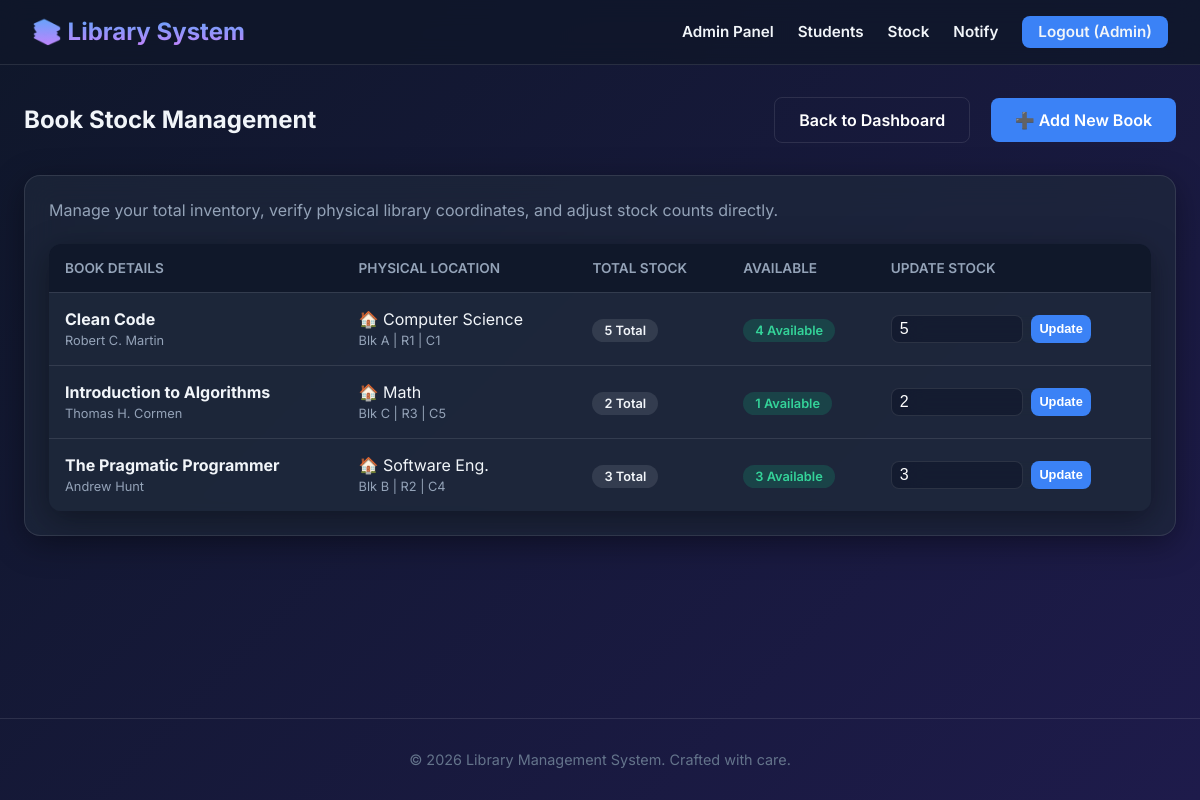
The page /admin/stock_management.php (signed in) on the database its author committed.
### tables this page shows
CREATE TABLE `books` (
  `id` int(11) NOT NULL AUTO_INCREMENT,
  `title` varchar(200) DEFAULT NULL,
  `author` varchar(200) DEFAULT NULL,
  `quantity` int(11) DEFAULT NULL,
  `available_quantity` int(11) DEFAULT NULL,
  `department` varchar(100) DEFAULT 'General',
  `block` varchar(10) DEFAULT 'A',
  `row_num` int(11) DEFAULT 1,
  `column_num` int(11) DEFAULT 1,
  PRIMARY KEY (`id`)
);

### admin/stock_management.php (the view, shortened to what this page needs)
<?php
include("../config/db.php");
include("../includes/header.php");
?>
<div style="display: flex; justify-content: space-between; align-items: center; margin-bottom: 2rem;">
    <h2>Book Stock Management</h2>
    <div>
        <a href="dashboard.php" class="btn" style="background: transparent; border: 1px solid var(--border-color); margin-right: 1rem;">Back to Dashboard</a>
        <a href="dashboard.php" class="btn">➕ Add New Book</a>
    </div>
</div>
<div class="card" style="padding: 1.5rem;">
    <p style="margin-bottom: 1.5rem; color: #94a3b8;">Manage your total inventory, verify physical library coordinates, and adjust stock counts directly.</p>
    <table class="table-premium">
        <thead>
            <tr>
                <th>Book Details</th>
                <th>Physical Location</th>
                <th>Total Stock</th>
                <th>Available</th>
                <th>Update Stock</th>
            </tr>
        </thead>
        <tbody>
            <?php
            $query = "SELECT * FROM books ORDER BY title ASC";
            $res = $conn->query($query);
            if($res->num_rows > 0):
                while($row=$res->fetch_assoc()):
            ?>
                <tr>
                    <td>
                        <strong><?php echo htmlspecialchars($row['title']); ?></strong><br>
                        <span style="font-size:0.8rem; color:#94a3b8;"><?php echo htmlspecialchars($row['author']); ?></span>
                    </td>
                    <td>
                        🏠 <?php echo htmlspecialchars($row['department']); ?><br>
                        <span style="font-size:0.8rem; color:#94a3b8;">
                            Blk <?php echo htmlspecialchars($row['block']); ?> | R<?php echo htmlspecialchars($row['row_num']); ?> | C<?php echo htmlspecialchars($row['column_num']); ?>
                        </span>
                    </td>
                    <td><span class="badge" style="background: rgba(255,255,255,0.1);"><?php echo $row['quantity']; ?> Total</span></td>
                    <td>
                        <?php if($row['available_quantity'] > 0): ?>
                            <span class="badge success"><?php echo $row['available_quantity']; ?> Available</span>
                        <?php else: ?>
                            <span class="badge warning">Out of Stock</span>
                        <?php endif; ?>
                    </td>
                    <td>
                        <form method="POST" style="margin:0; padding:0; background:none; border:none; box-shadow:none; display:flex; gap:0.5rem; max-width: 200px;">
                            <input type="number" name="new_qty" class="form-control" style="padding: 0.25rem 0.5rem;" value="<?php echo $row['quantity']; ?>" min="1">
                            <button type="submit" class="btn" style="padding: 0.25rem 0.5rem; font-size: 0.8rem;">Update</button>
                        </form>
                    </td>
                </tr>
            <?php
                endwhile;
            else:
            ?>
                <tr>
                    <td colspan="5" style="text-align: center; padding: 2rem; color: #94a3b8;">No books exist in the inventory.</td>
                </tr>
            <?php endif; ?>
        </tbody>
    </table>
</div>
<?php include("../includes/footer.php"); ?>

### includes/style.css (style rules this page uses)
:root { --bg-color: #0f172a; --text-color: #f1f5f9; --primary-color: #3b82f6; --primary-hover: #2563eb; --card-bg: rgba(30, 41, 59, 0.7); --border-color: rgba(255, 255, 255, 0.1); --glass-shadow: 0 8px 32px 0 rgba(0, 0, 0, 0.37); --success: #10b981; --danger: #ef4444; }
* { margin: 0; padding: 0; box-sizing: border-box; }
body { font-family: 'Inter', sans-serif; background: linear-gradient(135deg, #0f172a 0%, #1e1b4b 100%); color: var(--text-color); min-height: 100vh; display: flex; flex-direction: column; }
.card, form { background: var(--card-bg); backdrop-filter: blur(16px); border: 1px solid var(--border-color); border-radius: 16px; padding: 2rem; box-shadow: var(--glass-shadow); margin-bottom: 2rem; animation: fadeIn 0.5s ease-out; }
.form-control, input, select { width: 100%; padding: 0.75rem 1rem; border-radius: 8px; border: 1px solid var(--border-color); background: rgba(15, 23, 42, 0.6); color: white; font-size: 1rem; outline: none; transition: border-color 0.3s, box-shadow 0.3s; }
button, .btn { display: inline-block; background: var(--primary-color); color: white; border: none; padding: 0.75rem 1.5rem; border-radius: 8px; font-weight: 600; cursor: pointer; text-decoration: none; transition: background 0.3s, transform 0.1s; font-size: 1rem; }
.table-premium { width: 100%; border-collapse: collapse; margin-top: 1rem; background: var(--card-bg); border-radius: 12px; overflow: hidden; box-shadow: var(--glass-shadow); }
.table-premium th, .table-premium td { padding: 1rem; text-align: left; border-bottom: 1px solid var(--border-color); }
.table-premium th { background: rgba(15, 23, 42, 0.9); font-weight: 600; color: #94a3b8; text-transform: uppercase; font-size: 0.85rem; }
.table-premium tr:last-child td { border-bottom: none; }
.badge { padding: 0.25rem 0.75rem; border-radius: 9999px; font-size: 0.8rem; font-weight: 600; }
.badge.success { background: rgba(16, 185, 129, 0.2); color: #34d399; }

### rows shown on the page
books: title "Clean Code", author "Robert C. Martin", department "Computer Science", block "A", row_num "1", column_num "1", quantity "5", available_quantity "4", new_qty "5"
books: title "Introduction to Algorithms", author "Thomas H. Cormen", department "Math", block "C", row_num "3", column_num "5", quantity "2", available_quantity "1", new_qty "2"
books: title "The Pragmatic Programmer", author "Andrew Hunt", department "Software Eng.", block "B", row_num "2", column_num "4", quantity "3", available_quantity "3", new_qty "3"

### other values the page prints
$_SESSION['user']['name'] "Admin"
